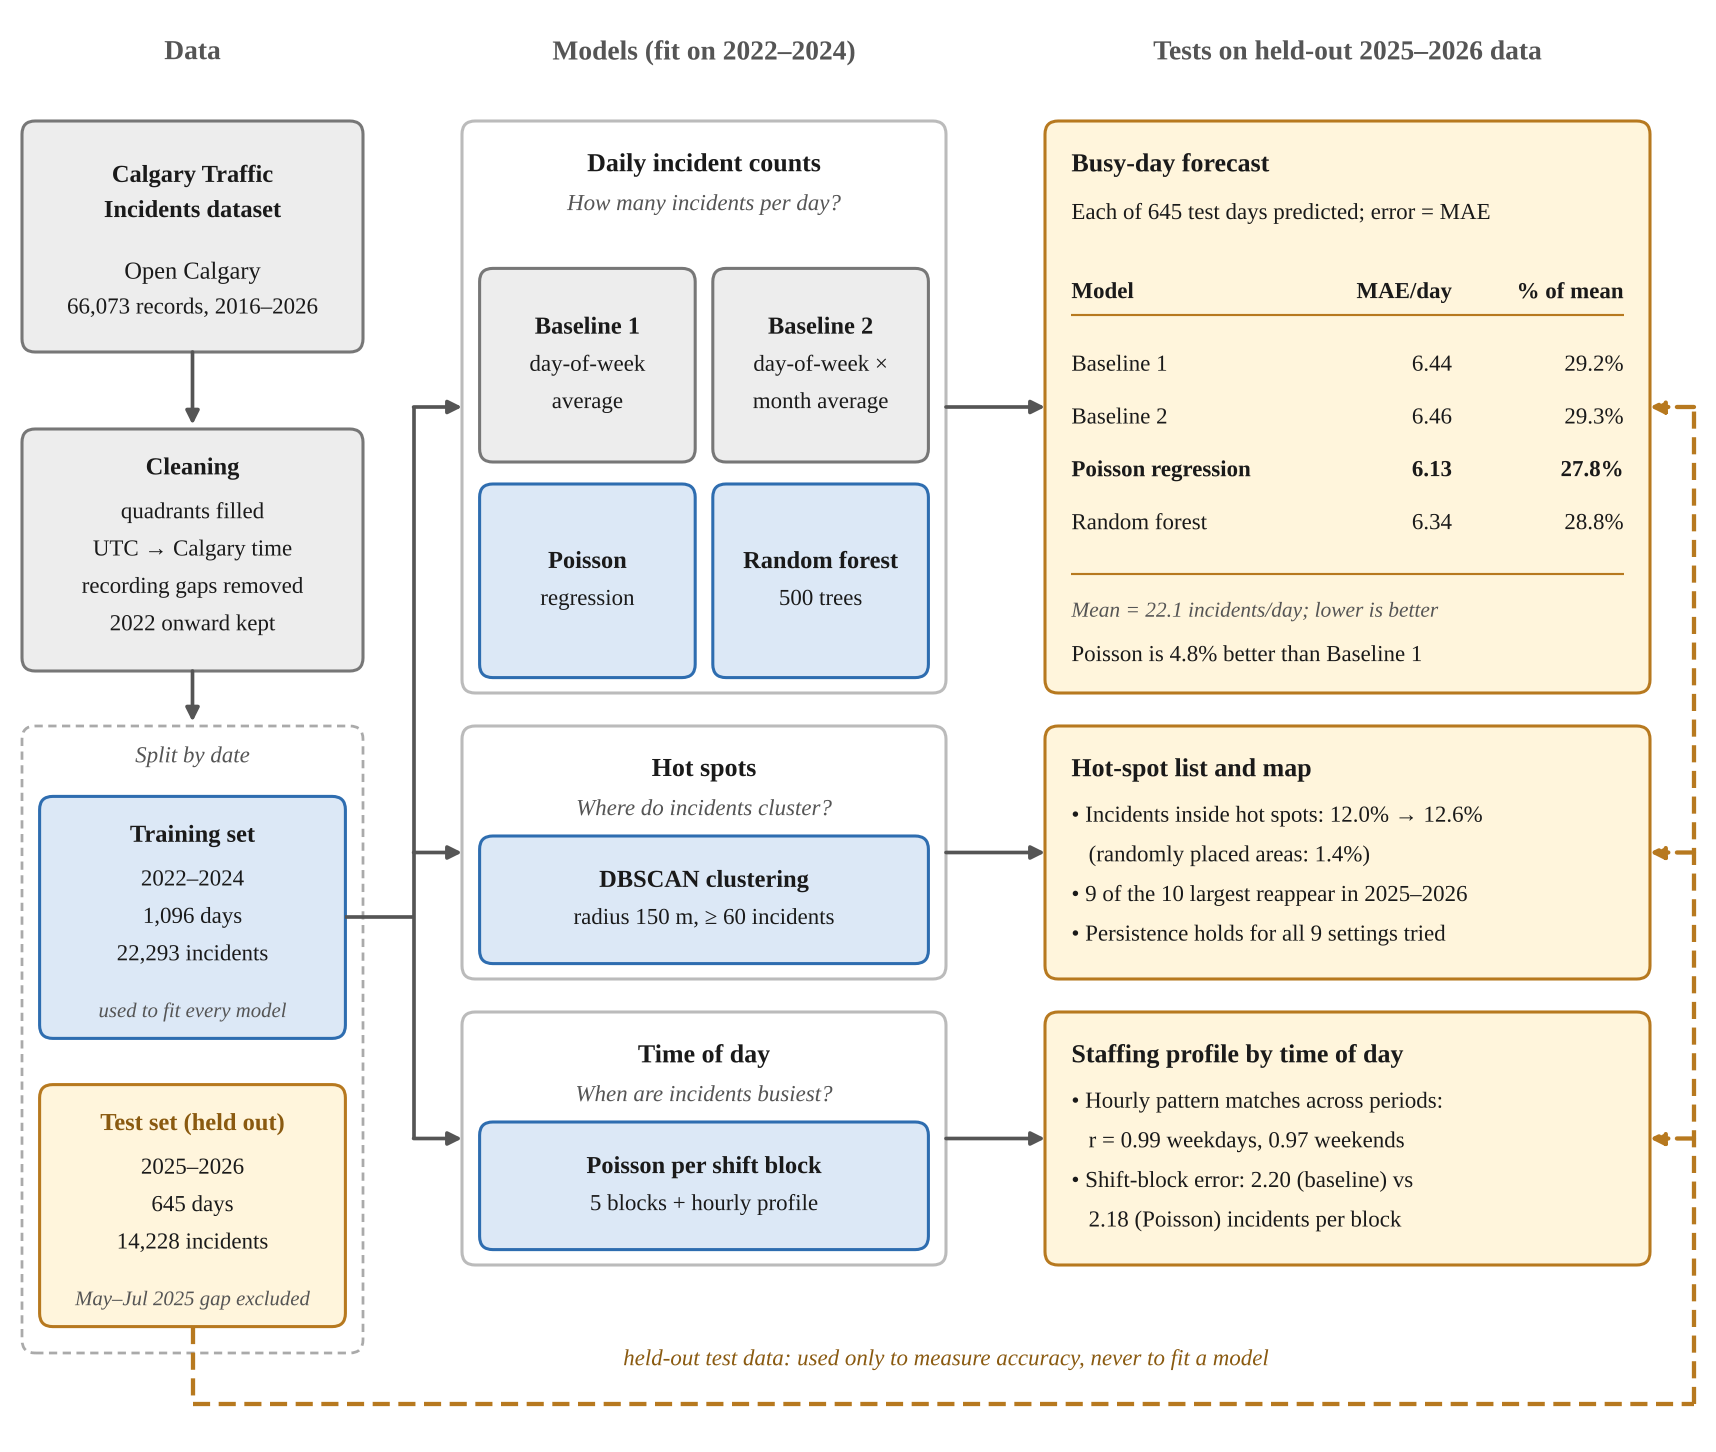

The Python source for this figure:
"""Workflow figure: original data -> chronological split -> models -> tests on held-out data.
All forecast numbers are recomputed from the saved result files; hot-spot and hourly numbers come from
validate_hotspots.py / time_of_day.py output (hard-coded below, with the source noted)."""
import pandas as pd
import matplotlib; matplotlib.use("Agg")
import matplotlib.pyplot as plt
from matplotlib.patches import FancyBboxPatch, FancyArrowPatch
from matplotlib import font_manager as fm

have = {f.name for f in fm.fontManager.ttflist}
plt.rcParams["font.family"] = next(f for f in ["Times New Roman", "Liberation Serif", "DejaVu Serif"] if f in have)

# ---------- numbers ----------
p = pd.read_csv("daily_test_predictions.csv", index_col=0, parse_dates=True)
mean = p.actual.mean()
cols = {"b1": "Baseline: day-of-week average", "b2": "Baseline: day-of-week x month average",
        "poi": "Poisson regression", "rf": "Random forest"}
mae = {k: (p.actual - p[c]).abs().mean() for k, c in cols.items()}
tb = pd.read_csv("time_block_forecast_summary.csv").set_index("model")["MAE (incidents per block)"]
blk_base, blk_poi = tb["Baseline: block x day-of-week avg"], tb["Poisson regression"]
n_test = len(p)
# from validate_hotspots.py output
HS_TRAIN, HS_TEST, HS_RANDOM, TOP10_REAPPEAR = 12.0, 12.6, 1.4, 9
# from time_of_day.py output
R_WEEKDAY, R_WEEKEND = 0.994, 0.970

# ---------- style ----------
GREY_F, GREY_E = "#EDEDED", "#777777"
BLUE_F, BLUE_E = "#DCE8F6", "#2E6DB0"
AMB_F, AMB_E, AMB_T = "#FFF5DC", "#B7791F", "#8A5A10"
INK, MUTED = "#1A1A1A", "#555555"

W, H = 7.8, 6.6
fig = plt.figure(figsize=(W, H)); ax = fig.add_axes([0, 0, 1, 1]); ax.set_xlim(0, W); ax.set_ylim(0, H); ax.axis("off")

def box(x, y, w, h, fc, ec, lw=1.0, ls="-", r=0.06, z=2):
    ax.add_patch(FancyBboxPatch((x, y), w, h, boxstyle=f"round,pad=0,rounding_size={r}", fc=fc, ec=ec, lw=lw, ls=ls, zorder=z))
def arrow(a, b, color=MUTED, lw=1.2, ls="-"):
    ax.add_patch(FancyArrowPatch(a, b, arrowstyle="-|>", mutation_scale=9, color=color, lw=lw, ls=ls, zorder=4, shrinkA=0, shrinkB=0))
def line(xs, ys, color=MUTED, lw=1.2, ls="-"):
    ax.plot(xs, ys, color=color, lw=lw, ls=ls, zorder=3, solid_capstyle="butt")
def txt(x, y, s, size=8, weight="normal", ha="center", color=INK, style="normal"):
    ax.text(x, y, s, fontsize=size, fontweight=weight, ha=ha, va="center", color=color, fontstyle=style, zorder=5)

# ---------- geometry ----------
LX, LW = 0.10, 1.55            # data column
MX, MW = 2.10, 2.20            # model column
EX, EW = 4.75, 2.75            # evaluation column
BUS_TRAIN, BUS_TEST = 1.88, 7.70
R1 = (3.45, 6.05); R2 = (2.15, 3.30); R3 = (0.85, 2.00)
mid = lambda r: (r[0] + r[1]) / 2

# column headers
txt(LX + LW / 2, 6.36, "Data", 9, "bold", color=MUTED)
txt(MX + MW / 2, 6.36, "Models (fit on 2022–2024)", 9, "bold", color=MUTED)
txt(EX + EW / 2, 6.36, "Tests on held-out 2025–2026 data", 9, "bold", color=MUTED)

# ---------- data column ----------
box(LX, 5.00, LW, 1.05, GREY_F, GREY_E)
txt(LX + LW / 2, 5.80, "Calgary Traffic", 8, "bold"); txt(LX + LW / 2, 5.64, "Incidents dataset", 8, "bold")
txt(LX + LW / 2, 5.36, "Open Calgary", 8); txt(LX + LW / 2, 5.20, "66,073 records, 2016–2026", 7.5)
arrow((LX + LW / 2, 5.00), (LX + LW / 2, 4.67))

box(LX, 3.55, LW, 1.10, GREY_F, GREY_E)
txt(LX + LW / 2, 4.47, "Cleaning", 8, "bold")
for i, s in enumerate(["quadrants filled", "UTC → Calgary time", "recording gaps removed", "2022 onward kept"]):
    txt(LX + LW / 2, 4.27 - i * 0.17, s, 7.5)
arrow((LX + LW / 2, 3.55), (LX + LW / 2, 3.32))

box(LX, 0.45, LW, 2.85, "none", "#AAAAAA", lw=0.9, ls=(0, (3, 2)), z=1)
txt(LX + LW / 2, 3.16, "Split by date", 7.5, color=MUTED, style="italic")
box(LX + 0.08, 1.88, LW - 0.16, 1.10, BLUE_F, BLUE_E)
txt(LX + LW / 2, 2.80, "Training set", 8, "bold")
for i, s in enumerate(["2022–2024", "1,096 days", "22,293 incidents"]):
    txt(LX + LW / 2, 2.60 - i * 0.17, s, 7.5)
box(LX + 0.08, 0.57, LW - 0.16, 1.10, AMB_F, AMB_E)
txt(LX + LW / 2, 1.49, "Test set (held out)", 8, "bold", color=AMB_T)
for i, s in enumerate(["2025–2026", "645 days", "14,228 incidents"]):
    txt(LX + LW / 2, 1.29 - i * 0.17, s, 7.5)
txt(LX + LW / 2, 0.69, "May–Jul 2025 gap excluded", 6.8, color=MUTED, style="italic")
txt(LX + LW / 2, 2.00, "used to fit every model", 6.8, color=MUTED, style="italic")

# training data -> models (solid bus)
ty = 2.43
line([LX + LW - 0.08, BUS_TRAIN], [ty, ty])
line([BUS_TRAIN, BUS_TRAIN], [mid(R3), mid(R1)])
for r in (R1, R2, R3):
    arrow((BUS_TRAIN, mid(r)), (MX, mid(r)))

# ---------- model column ----------
def group(r, title, sub):
    box(MX, r[0], MW, r[1] - r[0], "white", "#BBBBBB")
    txt(MX + MW / 2, r[1] - 0.20, title, 8.5, "bold"); txt(MX + MW / 2, r[1] - 0.38, sub, 7.5, color=MUTED, style="italic")
group(R1, "Daily incident counts", "How many incidents per day?")
group(R2, "Hot spots", "Where do incidents cluster?")
group(R3, "Time of day", "When are incidents busiest?")

def small(x, y, w, h, fc, ec, lines):
    box(x, y, w, h, fc, ec)
    n = len(lines)
    for i, (s, wt) in enumerate(lines):
        txt(x + w / 2, y + h / 2 + (n - 1) * 0.085 - i * 0.17, s, 8 if wt == "bold" else 7.5, wt)
sw, sh = 0.98, 0.88
small(MX + 0.08, 4.50, sw, sh, GREY_F, GREY_E, [("Baseline 1", "bold"), ("day-of-week", "normal"), ("average", "normal")])
small(MX + 0.08 + sw + 0.08, 4.50, sw, sh, GREY_F, GREY_E, [("Baseline 2", "bold"), ("day-of-week ×", "normal"), ("month average", "normal")])
small(MX + 0.08, 3.52, sw, sh, BLUE_F, BLUE_E, [("Poisson", "bold"), ("regression", "normal")])
small(MX + 0.08 + sw + 0.08, 3.52, sw, sh, BLUE_F, BLUE_E, [("Random forest", "bold"), ("500 trees", "normal")])
small(MX + 0.08, 2.22, MW - 0.16, 0.58, BLUE_F, BLUE_E, [("DBSCAN clustering", "bold"), ("radius 150 m, ≥ 60 incidents", "normal")])
small(MX + 0.08, 0.92, MW - 0.16, 0.58, BLUE_F, BLUE_E, [("Poisson per shift block", "bold"), ("5 blocks + hourly profile", "normal")])

# models -> evaluation
for r in (R1, R2, R3):
    arrow((MX + MW, mid(r)), (EX, mid(r)))

# ---------- evaluation column ----------
def ebox(r, title):
    box(EX, r[0], EW, r[1] - r[0], AMB_F, AMB_E)
    txt(EX + 0.12, r[1] - 0.20, title, 8.5, "bold", ha="left")
ebox(R1, "Busy-day forecast")
x0 = EX + 0.12
txt(x0, 5.63, f"Each of {n_test} test days predicted; error = MAE", 7.5, ha="left")
txt(x0, 5.27, "Model", 7.5, "bold", ha="left"); txt(EX + 1.85, 5.27, "MAE/day", 7.5, "bold", ha="right"); txt(EX + 2.63, 5.27, "% of mean", 7.5, "bold", ha="right")
line([x0, EX + EW - 0.12], [5.17, 5.17], color=AMB_E, lw=0.7)
rows = [("Baseline 1", "b1"), ("Baseline 2", "b2"), ("Poisson regression", "poi"), ("Random forest", "rf")]
for i, (name, k) in enumerate(rows):
    y = 4.94 - i * 0.24; wt = "bold" if k == "poi" else "normal"
    txt(x0, y, name, 7.5, wt, ha="left"); txt(EX + 1.85, y, f"{mae[k]:.2f}", 7.5, wt, ha="right"); txt(EX + 2.63, y, f"{mae[k] / mean * 100:.1f}%", 7.5, wt, ha="right")
line([x0, EX + EW - 0.12], [3.99, 3.99], color=AMB_E, lw=0.7)
txt(x0, 3.82, f"Mean = {mean:.1f} incidents/day; lower is better", 7, ha="left", color=MUTED, style="italic")
b1r, poir = round(mae['b1'], 2), round(mae['poi'], 2)   # as shown in Table 7
txt(x0, 3.62, f"Poisson is {(b1r - poir) / b1r * 100:.1f}% better than Baseline 1", 7.5, ha="left")

ebox(R2, "Hot-spot list and map")
for i, s in enumerate([f"• Incidents inside hot spots: {HS_TRAIN:.1f}% → {HS_TEST:.1f}%", f"   (randomly placed areas: {HS_RANDOM:.1f}%)",
                       f"• {TOP10_REAPPEAR} of the 10 largest reappear in 2025–2026", "• Persistence holds for all 9 settings tried"]):
    txt(x0, 2.89 - i * 0.18, s, 7.5, ha="left")

ebox(R3, "Staffing profile by time of day")
for i, s in enumerate(["• Hourly pattern matches across periods:", f"   r = {R_WEEKDAY:.2f} weekdays, {R_WEEKEND:.2f} weekends",
                       f"• Shift-block error: {blk_base:.2f} (baseline) vs", f"   {blk_poi:.2f} (Poisson) incidents per block"]):
    txt(x0, 1.59 - i * 0.18, s, 7.5, ha="left")

# held-out data -> evaluation (dashed amber bus)
yb = 0.22
line([LX + LW / 2, LX + LW / 2], [0.57, yb], color=AMB_E, lw=1.4, ls=(0, (4, 2)))
line([LX + LW / 2, BUS_TEST], [yb, yb], color=AMB_E, lw=1.4, ls=(0, (4, 2)))
line([BUS_TEST, BUS_TEST], [yb, mid(R1)], color=AMB_E, lw=1.4, ls=(0, (4, 2)))
for r in (R1, R2, R3):
    arrow((BUS_TEST, mid(r)), (EX + EW, mid(r)), color=AMB_E, lw=1.4, ls=(0, (4, 2)))
txt(4.3, 0.42, "held-out test data: used only to measure accuracy, never to fit a model", 7.5, color=AMB_T, style="italic")

fig.savefig("workflow_figure.png", dpi=220)
print("saved", f"{mean:.2f}", {k: round(v, 2) for k, v in mae.items()})
